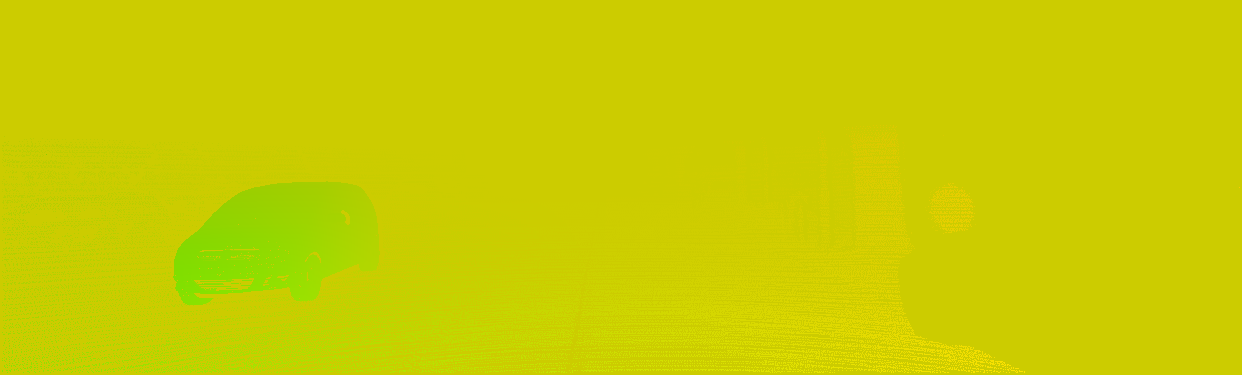
#> input picture imageio/48bit-color-16bits-per-color/input_48bit.png, 1242 x 375 px
$ python main.py
#> lines starting #> are read from the running program, lines starting #| are printed output that depends on the picture
import imageio

# date: 2019.08.10
# https://stackoverflow.com/questions/57440861/resizing-a-48bit-png-retaining-its-48bits-without-dropping-it-to-a-24bit-file
# https://github.com/imageio/imageio/issues/329
# http://freeimage.sourceforge.net/
# https://github.com/imageio/imageio/blob/master/imageio/plugins/freeimage.py

#img = imageio.imread('input.png', format='PNG-FI')
img = imageio.imread('input_48bit.png', format='PNG-FI')
#> img is the input picture: shape (375, 1242, 3) uint16; mean R, G, B 32406.4, 33004.5, 0.2
print('shape:', img.shape)
#| shape: (375, 1242, 3)
print('max R:', img[:,:,0].max())
#| max R: 40827
print('max G:', img[:,:,1].max())
#| max G: 36674
print('max B:', img[:,:,2].max())
#| max B: 1
print('---')

img = img.copy()
img = img[370:375,1020:1025,:]
img = img.copy()
img.resize((256,256,3))
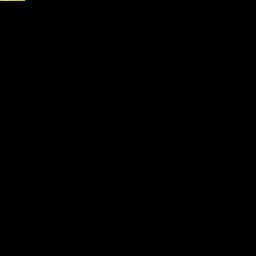
#> img: shape (256, 256, 3) uint16; mean R, G, B 13.1, 12.8, 0; drawn with min black and max white

print('shape:', img.shape)
#| shape: (256, 256, 3)
print('max R:', img[:,:,0].max())
#| max R: 40827
print('max G:', img[:,:,1].max())
#| max G: 36506
print('max B:', img[:,:,2].max())
#| max B: 1
print('---')
print('max X:', img[:,:,0].max(axis=0).argmax())
#| max X: 14
print('max Y:', img[:,:,0].max(axis=1).argmax())
#| max Y: 0
print(' flat:', img[:,:,0].argmax())
#|  flat: 14
print('---')

max_r = img[:,:,0].max()
#> max_r = 40827

for y, row in enumerate(img[:,:,0]):
    for x, it in enumerate(row):
        if it == max_r:
            print('value/x/y:', max_r, x, y)
#> this loop made 256 passes
#| value/x/y: 40827 14 0

imageio.imwrite('output_48bit.png', img, format='PNG-FI')
